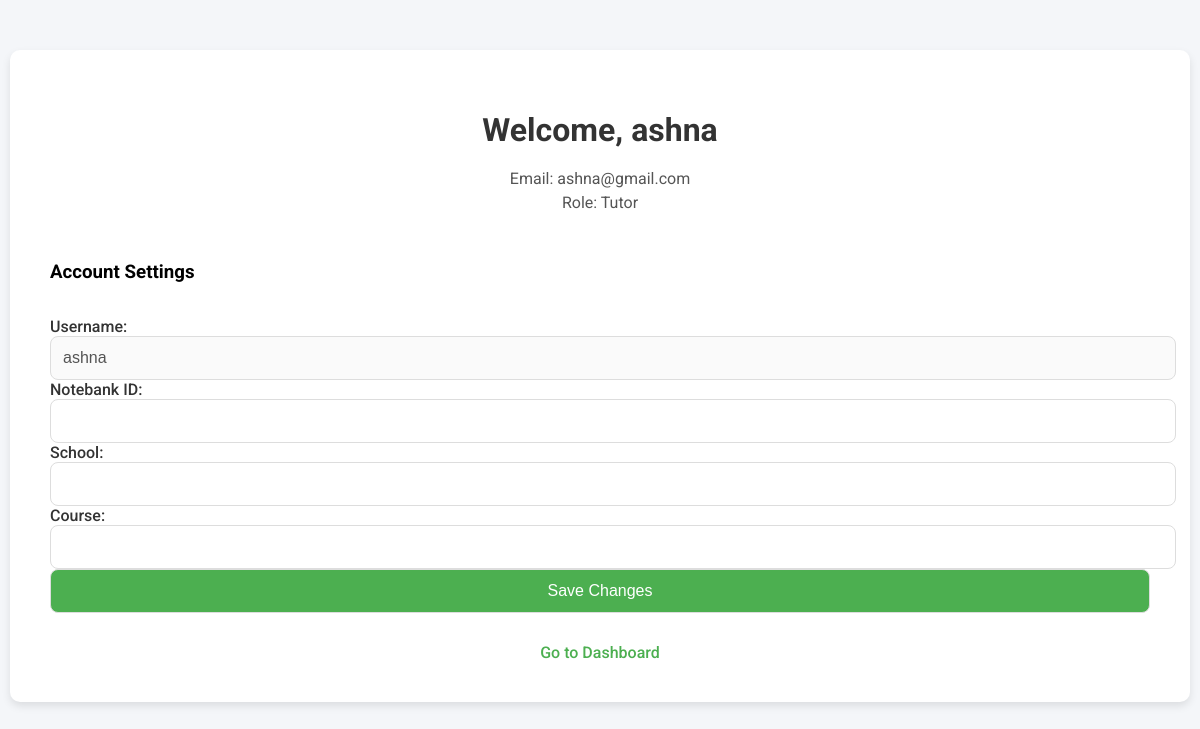
Page /studypool_clone/myProfile.php (signed in) on the committed database.
### tables this page shows
CREATE TABLE `users` (
  `id` int(11) NOT NULL,
  `email` varchar(255) NOT NULL,
  `username` varchar(255) NOT NULL,
  `password` varchar(255) NOT NULL,
  `role` enum('student','tutor') NOT NULL,
  `created_at` timestamp NOT NULL DEFAULT current_timestamp(),
  `verification_status` varchar(20) DEFAULT 'pending'
);

### studypool_clone/myProfile.php (the view, shortened to what this page needs)
<?php
$user_id = $_SESSION['user_id'];
include 'dbConnection.php';
$query = "SELECT * FROM users WHERE id = $user_id";
$result = $conn->query($query);
$user = $result->fetch_assoc();
$settings_query = "SELECT * FROM user_settings WHERE user_id = $user_id";
$settings_result = $conn->query($settings_query);
$settings = $settings_result->fetch_assoc();
?>
<!DOCTYPE html>
<html lang="en">
<head>
</head>
<body>
<div class="container">
    <div class="profile-info">
        <h1>Welcome, <?php echo htmlspecialchars($user['username']); ?></h1>
        <p>Email: <?php echo htmlspecialchars($user['email']); ?></p>
        <p>Role: <?php echo ucfirst(htmlspecialchars($user['role'])); ?></p>
    </div>
    <div class="form-container">
        <h3>Account Settings</h3>
        <form method="post" action="">
            <label for="username">Username:</label>
            <input type="text" id="username" name="username" value="<?php echo htmlspecialchars($user['username']); ?>" disabled>
            <label for="notebank_id">Notebank ID:</label>
            <input type="text" id="notebank_id" name="notebank_id" value="<?php echo isset($settings['notebank_id']) ? htmlspecialchars($settings['notebank_id']) : ''; ?>">
            <label for="school">School:</label>
            <input type="text" id="school" name="school" value="<?php echo isset($settings['school']) ? htmlspecialchars($settings['school']) : ''; ?>">
            <label for="course">Course:</label>
            <input type="text" id="course" name="course" value="<?php echo isset($settings['course']) ? htmlspecialchars($settings['course']) : ''; ?>">
            <input type="submit" value="Save Changes">
        </form>
    </div>
    <a href="dashboard.php" class="back-link">Go to Dashboard</a>
</div>
</body>
</html>

### studypool_clone/myProfile.php (style rules this page uses)
body { font-family: 'Roboto', sans-serif; background-color: #f4f6f9; margin: 0; padding: 0; }
.container { max-width: 1100px; margin: 50px auto; background-color: #ffffff; padding: 40px; box-shadow: 0 4px 8px rgba(0, 0, 0, 0.1); border-radius: 10px; }
h1 { font-size: 2em; color: #333; text-align: center; margin-bottom: 20px; }
.profile-info { text-align: center; margin-bottom: 30px; }
.profile-info p { margin: 5px; color: #555; }
.form-container { display: flex; flex-direction: column; gap: 15px; margin-top: 20px; }
.form-container label { font-weight: 500; color: #333; }
.form-container input[type="text"], .form-container input[type="submit"] { padding: 12px; border-radius: 8px; border: 1px solid #ddd; font-size: 1em; width: 100%; }
.form-container input[type="submit"] { background-color: #4CAF50; color: white; cursor: pointer; font-weight: 500; transition: background-color 0.3s; }
.back-link { display: block; text-align: center; margin-top: 30px; color: #4CAF50; text-decoration: none; font-size: 1em; font-weight: 500; }

### rows in the picture
users: username "ashna", email "ashna@gmail.com", role "Tutor"
